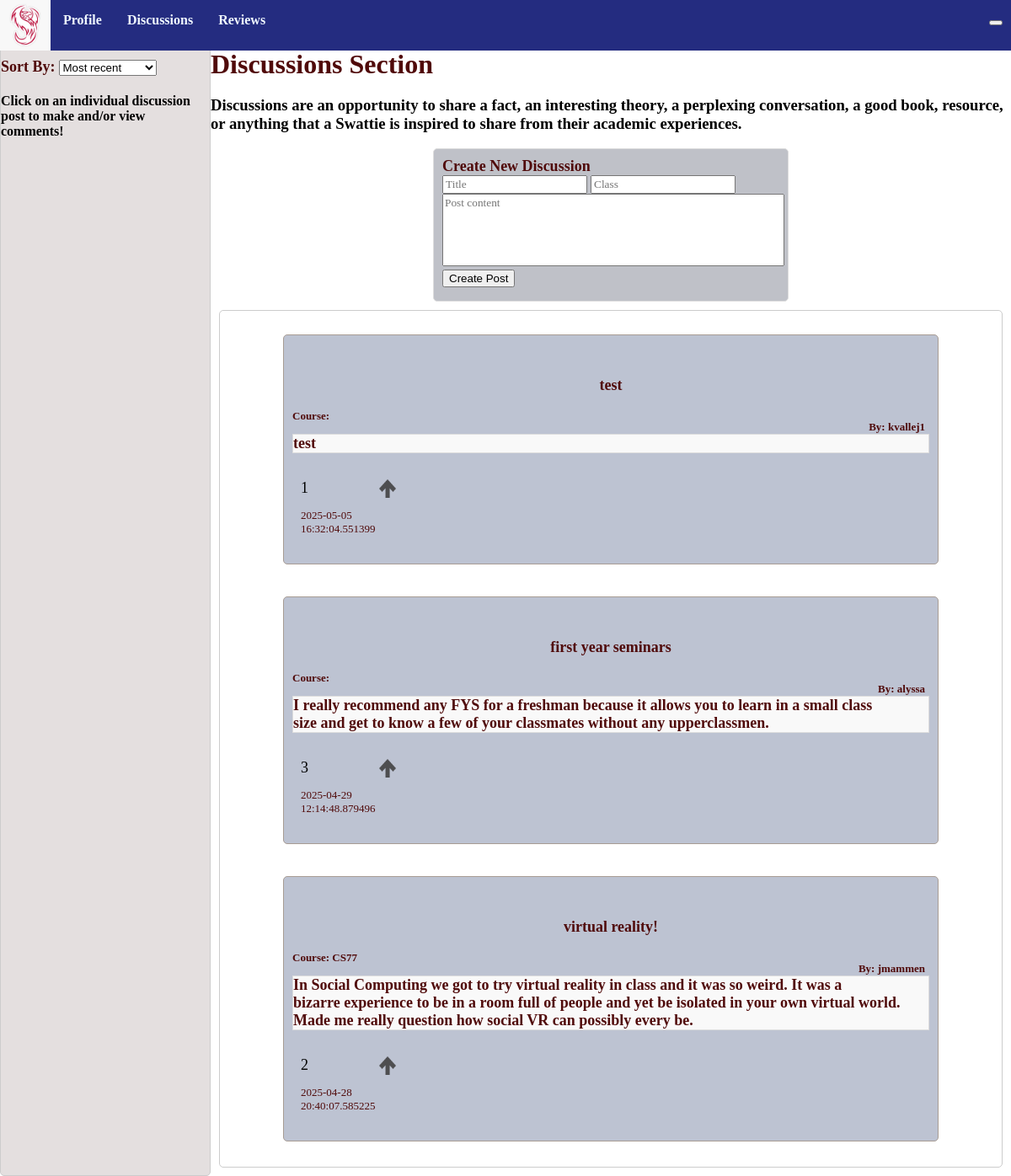
Before: /discussions with the older database file.
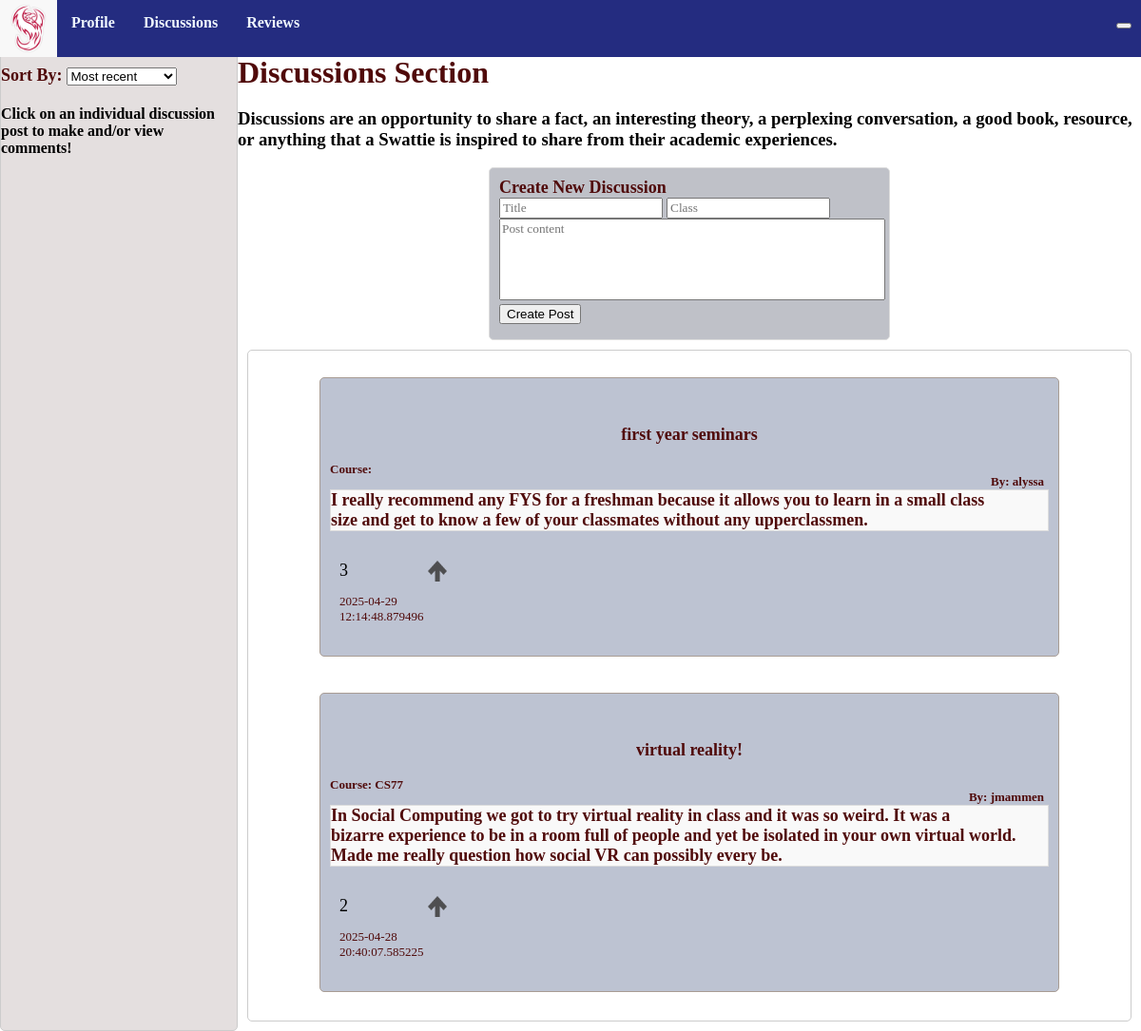
After: the same page with the newer database file.
### models.py (models this page shows, shortened)
class Discussion(db.Model):
    id = db.Column(db.Integer, primary_key=True)
    title = db.Column(db.String(255), nullable=False)
    content = db.Column(db.Text, nullable=False)
    created_at = db.Column(db.DateTime, default=db.func.current_timestamp())
    course = db.Column(db.Text)
    author = db.Column(db.Text, nullable=False)
    comments = db.relationship('Comment', backref='discussion', cascade="all, delete-orphan", lazy=True)
    up_votes = db.Column(db.Integer, default = 0)

### app.py (the view)
@app.route('/discussions', methods=['GET', 'POST'])
def discussions():
    discussions=Discussion.query.order_by(Discussion.created_at.desc()).all() #puts the discussions in the most recent to least recent order
    discussions_data=[]
    for discussion in discussions:
        discussions_data.append({
            'id': discussion.id,
            'title': discussion.title,
            'author': discussion.author,
            'created_at': discussion.created_at,
            'content': discussion.content,
            'course': discussion.course,
            'up_votes': discussion.up_votes,
        })
    return render_template('discussions.html', discussions=discussions_data)

### templates/discussions.html (shortened to what this page needs)
{% extends "base.html" %}
{%block head%}
{{ super() }}
<link rel="stylesheet" href="{{ url_for('static', filename='styles/base.css') }}">
{% endblock %}
{%block content %}
<div class="container">
    <div class="sidebar">
        <br>
        <p1 style="text-align:center;">Sort By:</p1>
        <div class="dropdown">
            <select name="order_by" id="order_by" onchange="filterby(this)">
                <option value="">Most recent</option>
            </select>
        </div>
        <h4>Click on an individual discussion post to make and/or view comments!</h4>
    </div>
    <div class="space">
        <br>
        <p2>Discussions Section</p2>
        <h3>Discussions are an opportunity to share a fact, an interesting theory, a perplexing conversation, a good book, resource, or anything that a Swattie is inspired to share from their academic experiences. </h3>
        <div class="add_post">
            <p1>Create New Discussion</p1>
            <form id="form">
                <input type="text" id="title" placeholder="Title" required maxlength="50">
                <input type="text" id="course" placeholder="Class" required maxlength="50">
                <textarea id="new_content" placeholder="Post content" required></textarea>
                <button id="submitDiscussion">Create Post</button>
            </form>
        </div>
        <div class="list-group">
            {% for discussion in discussions %}
            <a href="{{ url_for('dis_posts', discussion_id=discussion.id) }}" class="list-group-item">
                <div class="whereithappens">
                    <div id="header">
                        <p id="title">{{discussion.title}}</p>
                        <p id="author">By: {{discussion.author}}</p>
                        <p id="course">Course: {{discussion.course}}</p>
                    </div>
                    <p id="content">{{discussion.content}}</p>
            </a>
            <div id="information" class="info list-group-item">
                <div id="{{discussion.id}}number">{{discussion.up_votes}}</div>
                <img width="20" height="20" id="{{discussion.id}}" onclick="upvote(this)" src="{{url_for('static',
                                    filename='/images/upvote.png')}}" class="upvote" /><img />
                <p id="disc_created_at">{{discussion.created_at}}</p>
            </div>
        </div>
        {% endfor %}
    </div>
{%endblock%}

Changed rows visible on the page:
removed Discussion: title "test", author "kvallej1", content "test", up_votes "1", created_at "2025-05-05 16:32:04.551399"
